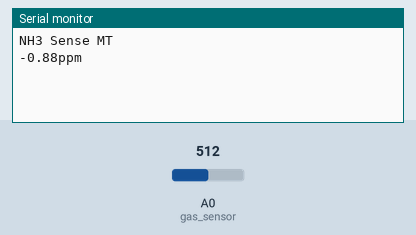
A sketch run on a simulated Arduino Uno, built with avr-gcc and run on an emulated ATmega328P. On the bench: the last lines printed to the serial monitor. The test bench sets the inputs (shaded band); at power-on: A0 (gas_sensor) = 512.

Above: at 1.2 s.
1.3 s: A0 (gas_sensor) set to 1023
At 2.6 s:
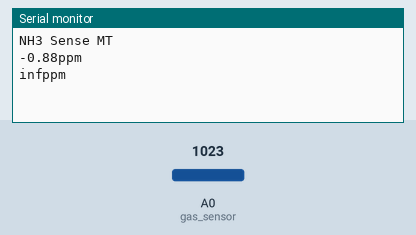
4.3 s: A0 (gas_sensor) set to 900
At 6.9 s:
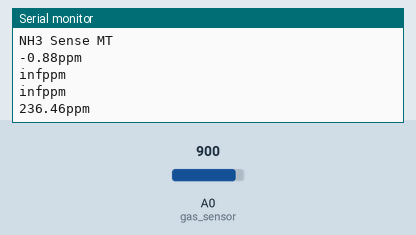

The sketch:

NH3v2.ino
```cpp
#include <Wire.h>
#include "SSD1306Ascii.h"
#include "SSD1306AsciiAvrI2c.h"
#define I2C_ADDRESS 0x3C
SSD1306AsciiAvrI2c oled;


int gas_sensor = A0; //Sensor pin
float m = -0.263; //Slope
float b = 0.42; //Y-Intercept
float R0 = 2.19; //Sensor Resistance in fresh air from previous code

void setup() {
  Serial.begin(9600); //Baud rate
  Serial.println("NH3 Sense MT");

}

void loop() {
  float sensor_volt; //Define variable for sensor voltage
  float RS_gas; //Define variable for sensor resistance
  float ratio; //Define variable for ratio
  float sensorValue = analogRead(gas_sensor); //Read analog values of sensor
  sensor_volt = sensorValue * (5.0 / 1023.0); //Convert analog values to voltage
  RS_gas = ((5.0 * 10.0) / sensor_volt) - 10.0; //Get value of RS in a gas
  ratio = RS_gas / R0; // Get ratio RS_gas/RS_air

  double ppm_log = (log10(ratio) - b) / m; //Get ppm value in linear scale according to the the ratio value
  double ppm = pow(10, ppm_log); //Convert ppm value to log scale
  double percentage = ppm / 10000; //Convert to percentage
  int PotSP = analogRead(A0);
  int Zero = analogRead(A0);
  int Spam = analogRead(A0);
  double ppmsp;
  double zerotrim;
  zerotrim = map(Zero, 0, 1023, 0, 2);
  ppmsp = map(PotSP, 0, 1023, 0, 5000);
  Serial.print(ppm-zerotrim); //Load screen buffer with percentage value
  Serial.println("ppm"); //Load screen buffer with "%"
//  Serial.println(" ppm             "); //Load screen buffer with "%"
//  Serial.print("SP. ");
 // Serial.print(ppmsp);
 // Serial.print(" ppm             ");
  delay(2000);
}
```

Measured:
- after the input at 1.3 s, the serial monitor: prints a new line after 0.70 s (image 1)
- after the input at 4.3 s, the serial monitor: prints a new line after 1.7 s (image 2)
